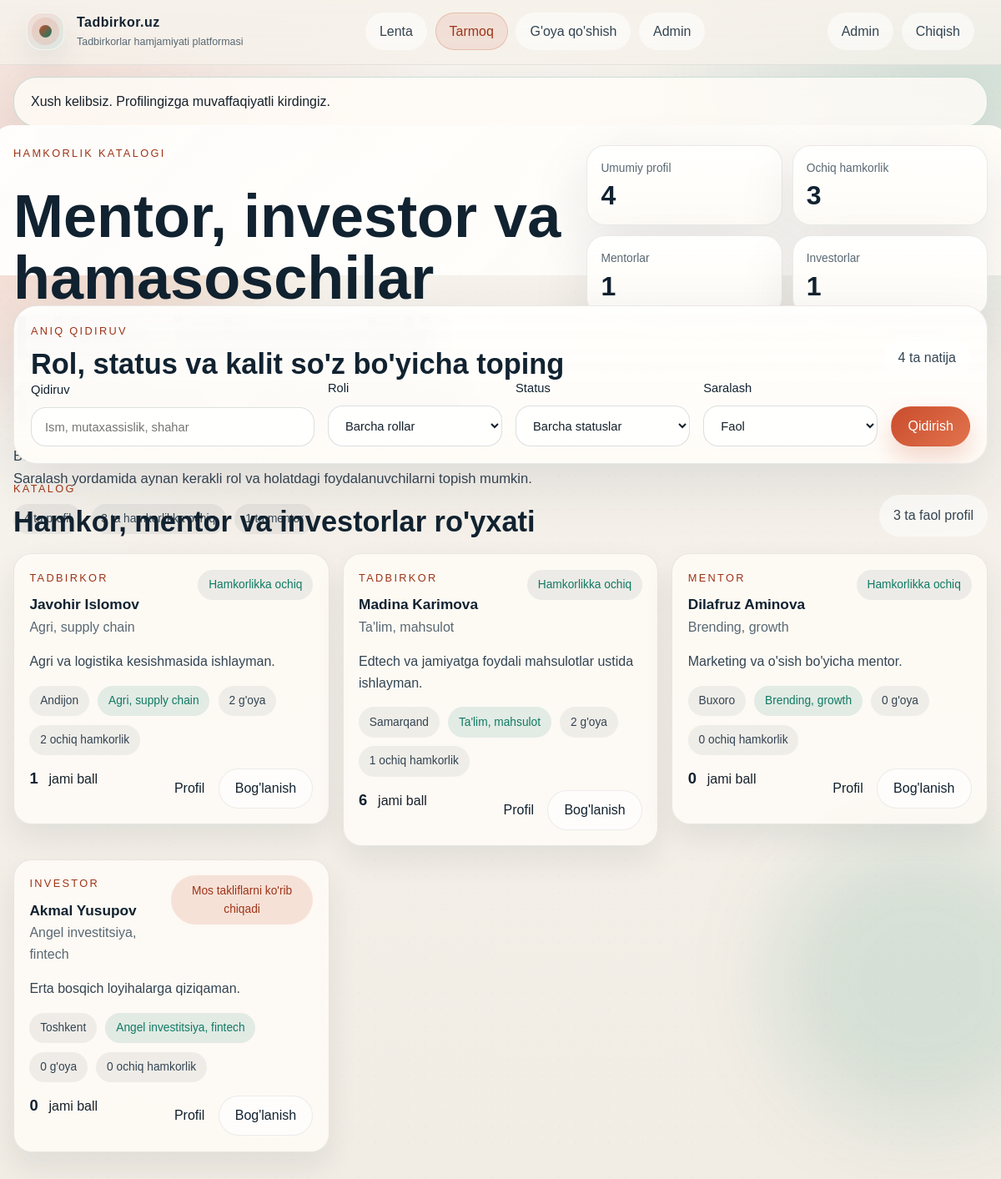
/?page=network (signed in), run on the app's committed database.
### tables this page shows
CREATE TABLE `users` (
  `id` int(10) UNSIGNED NOT NULL,
  `name` varchar(120) NOT NULL,
  `email` varchar(190) NOT NULL,
  `password_hash` varchar(255) NOT NULL,
  `role` enum('founder','investor','mentor','admin') NOT NULL DEFAULT 'founder',
  `bio` text DEFAULT NULL,
  `location` varchar(120) DEFAULT NULL,
  `expertise` varchar(180) DEFAULT NULL,
  `contact_link` varchar(255) DEFAULT NULL,
  `collaboration_status` enum('available','selective','busy') NOT NULL DEFAULT 'available',
  `created_at` datetime NOT NULL,
  `last_seen` datetime DEFAULT NULL
);

### app/core/helpers.php (called while the page is built, shortened)
<?php
function e(?string $value = null): string
{
    return htmlspecialchars((string) $value, ENT_QUOTES, 'UTF-8');
}
function flash(string $key, ?string $message = null): ?string
{
    if (!isset($_SESSION['_flash'][$key])) {
        return null;
    }
    $value = $_SESSION['_flash'][$key];
    return $value;
}
function csrf_token(): string
{
    return $_SESSION['_csrf'];
}
function current_user(): ?array
{
    global $auth;
    return $auth->user();
}
function asset(string $path): string
{
    return '/' . ltrim($path, '/');
}
function role_label(string $role): string
{
    $map = [
        'founder' => 'Tadbirkor',
        'investor' => 'Investor',
        'mentor' => 'Mentor',
        'admin' => 'Boshqaruv',
    ];
    return $map[$role] ?? ucfirst($role);
}
function collaboration_status_label(string $status): string
{
    $map = [
        'available' => 'Hamkorlikka ochiq',
        'selective' => 'Mos takliflarni ko\'rib chiqadi',
        'busy' => 'Hozir band',
    ];
    return $map[$status] ?? ucfirst($status);
}
function external_link(?string $value): string
{
    $value = trim((string) $value);
    if (preg_match('/^https?:\/\//i', $value)) {
        return $value;
    }
    if (strpos($value, '@') === 0) {
        return 'https://t.me/' . ltrim($value, '@');
    }
    if (filter_var($value, FILTER_VALIDATE_EMAIL)) {
        return 'mailto:' . $value;
    }
    return 'https://' . ltrim($value, '/');
}
function excerpt(string $text, int $limit = 220): string
{
    $clean = trim(preg_replace('/\s+/', ' ', $text) ?? '');
    if (function_exists('mb_strlen') && function_exists('mb_substr')) {
        if (mb_strlen($clean) <= $limit) {
            return $clean;
        }
        return rtrim(mb_substr($clean, 0, max(0, $limit - 3))) . '...';
    }
    return rtrim(substr($clean, 0, $limit - 3)) . '...';
}
function render(string $view, array $data = []): void
{
    global $config, $dbError;
    extract($data, EXTR_SKIP);
    require __DIR__ . '/../views/layout.php';
}

### bootstrap.php (called while the page is built, shortened)
<?php
$config = require __DIR__ . '/app/config/config.php';
require_once __DIR__ . '/app/core/helpers.php';
require_once __DIR__ . '/app/core/Database.php';
require_once __DIR__ . '/app/core/Auth.php';
$dbError = null;
try {
    $db = new App\Core\Database($config['db']);
    $auth = new App\Core\Auth($db);
} catch (Throwable $exception) {
    $dbError = $exception->getMessage();
}

### app/config/config.php (called while the page is built, shortened)
<?php
$dbHost = getenv('DB_HOST') ?: '127.0.0.1';
$dbPort = getenv('DB_PORT') ?: '3306';
$dbName = getenv('DB_NAME') ?: 'tadbirkor';
$dbUser = getenv('DB_USER') ?: 'tadbirkor';
$dbPass = getenv('DB_PASSWORD') !== false ? getenv('DB_PASSWORD') : 'tadbirkor_pass';
return array (
  'app_name' => getenv('APP_NAME') ?: 'Tadbirkor.uz',
  'base_url' => getenv('APP_URL') ?: '',
  'timezone' => 'Asia/Tashkent',
  'contest' =>
  array (
    'monthly_prize' => 'Ekspert sessiyasi + bosh sahifada alohida joy + mentor fikri',
  ),
  'db' =>
  array (
    'host' => $dbHost,
    'port' => $dbPort,
    'database' => $dbName,
    'username' => $dbUser,
    'password' => $dbPass,
    'charset' => 'utf8mb4',
  ),
);

### app/core/Database.php (called while the page is built, shortened)
<?php
class Database
{
    private PDO $pdo;
    public function __construct(array $config)
    {
        $host = $config['host'] ?? '127.0.0.1';
        $port = $config['port'] ?? '3306';
        $database = $config['database'] ?? '';
        $charset = $config['charset'] ?? 'utf8mb4';
        $username = $config['username'] ?? 'root';
        $password = $config['password'] ?? '';
        $dsn = sprintf(
            'mysql:host=%s;port=%s;dbname=%s;charset=%s',
            $host,
            $port,
            $database,
            $charset
        );
        try {
            $this->pdo = new PDO($dsn, $username, $password, [
                PDO::ATTR_ERRMODE => PDO::ERRMODE_EXCEPTION,
                PDO::ATTR_DEFAULT_FETCH_MODE => PDO::FETCH_ASSOC,
                PDO::ATTR_EMULATE_PREPARES => false,
            ]);
        } catch (PDOException $exception) {
            throw new PDOException(
                'MySQL ulanishida xatolik. `app/config/config.php` faylini tekshiring va `database/schema.sql` ni import qiling.'
            );
        }
    }
    public function fetchAll(string $sql, array $params = []): array
    {
        $statement = $this->pdo->prepare($sql);
        $statement->execute($params);
        return $statement->fetchAll();
    }
    public function fetchOne(string $sql, array $params = []): ?array
    {
        $statement = $this->pdo->prepare($sql);
        $statement->execute($params);
        $result = $statement->fetch();
        return $result === false ? null : $result;
    }
}

### app/core/Auth.php (called while the page is built, shortened)
<?php
class Auth
{
    private Database $db;
    private ?array $user = null;
    public function __construct(Database $db)
    {
        $this->db = $db;
    }
    public function user(): ?array
    {
        if ($this->user !== null) {
            return $this->user;
        }
        $this->user = $this->db->fetchOne(
            'SELECT id, name, email, role, bio, location, expertise, contact_link, collaboration_status, created_at, last_seen
             FROM users WHERE id = :id LIMIT 1',
            ['id' => (int) $_SESSION['user_id']]
        );
        return $this->user;
    }
}

### app/core/IdeaService.php (called while the page is built, shortened)
<?php
class IdeaService
{
    private Database $db;
    public function __construct(Database $db)
    {
        $this->db = $db;
    }
    public function peopleDirectory(array $filters = []): array
    {
        $where = ['u.role <> \'admin\''];
        $params = [];
        $limit = max(1, min(36, (int) ($filters['limit'] ?? 18)));
        $orderBy = 'collaboration_rank ASC, COALESCE(open_ideas_count, 0) DESC, COALESCE(total_score, 0) DESC, u.last_seen DESC';
        $sql = '
            SELECT
                u.id,
                u.name,
                u.email,
                u.role,
                u.bio,
                u.location,
                u.expertise,
                u.contact_link,
                u.collaboration_status,
                u.created_at,
                u.last_seen,
                COALESCE(i.ideas_count, 0) AS ideas_count,
                COALESCE(i.open_ideas_count, 0) AS open_ideas_count,
                COALESCE(s.total_score, 0) AS total_score,
                CASE
                    WHEN u.collaboration_status = \'available\' THEN 0
                    WHEN u.collaboration_status = \'selective\' THEN 1
                    ELSE 2
                END AS collaboration_rank
            FROM users u
            LEFT JOIN (
                SELECT
                    user_id,
                    COUNT(*) AS ideas_count,
                    SUM(CASE WHEN collaboration_open = 1 THEN 1 ELSE 0 END) AS open_ideas_count
                FROM ideas
                WHERE status = \'published\'
                GROUP BY user_id
            ) i ON i.user_id = u.id
            LEFT JOIN (
                SELECT
                    t.user_id,
                    SUM(t.idea_score) AS total_score
                FROM (
                    SELECT
                        i.user_id,
                        COALESCE(v.score, 0) AS idea_score
                    FROM ideas i
                    LEFT JOIN (
                        SELECT idea_id, SUM(vote) AS score
                        FROM idea_votes
                        GROUP BY idea_id
                    ) v ON v.idea_id = i.id
                    WHERE i.status = \'published\'
                ) t
                GROUP BY t.user_id
            ) s ON s.user_id = u.id
        ';
        if ($where !== []) {
            $sql .= ' WHERE ' . implode(' AND ', $where);
        }
        $sql .= ' ORDER BY ' . $orderBy . ' LIMIT ' . $limit;
        return $this->db->fetchAll($sql, $params);
    }
}

### app/views/partials/person-card.php (the view)
<article class="person-card">
    <div class="person-card__head">
        <div>
            <p class="eyebrow"><?= e(role_label($person['role'])) ?></p>
            <strong><a href="/?page=profile&id=<?= (int) $person['id'] ?>"><?= e($person['name']) ?></a></strong>
            <p><?= e($person['expertise'] ?: 'Hamkorlik va tarmoq uchun profil ochiq.') ?></p>
        </div>
        <span class="status-pill status-pill--<?= e($person['collaboration_status']) ?>">
            <?= e(collaboration_status_label($person['collaboration_status'])) ?>
        </span>
    </div>
    <p class="person-card__bio"><?= e(excerpt($person['bio'] ?: 'Hamkorlik va tarmoq uchun profil ochiq.', 140)) ?></p>
    <div class="chip-row">
        <?php if (!empty($person['location'])): ?>
            <span class="chip"><?= e($person['location']) ?></span>
        <?php endif; ?>
        <?php if (!empty($person['expertise'])): ?>
            <span class="chip chip--accent"><?= e($person['expertise']) ?></span>
        <?php endif; ?>
        <span class="chip"><?= (int) $person['ideas_count'] ?> g'oya</span>
        <span class="chip"><?= (int) $person['open_ideas_count'] ?> ochiq hamkorlik</span>
    </div>
    <div class="person-card__footer">
        <div class="person-card__metric">
            <strong><?= (int) $person['total_score'] ?></strong>
            <span>jami ball</span>
        </div>
        <div class="idea-actions">
            <a class="action-btn action-btn--link" href="/?page=profile&id=<?= (int) $person['id'] ?>">Profil</a>
            <?php if (!empty($person['contact_link'])): ?>
                <a class="action-btn" href="<?= e(external_link($person['contact_link'])) ?>" target="_blank" rel="noopener noreferrer">Bog'lanish</a>
            <?php endif; ?>
        </div>
    </div>
</article>

### app/views/layout.php (shortened to what this page needs)
<?php
$currentUser = current_user();
$successMessage = flash('success');
$page = $page ?? 'home';
?>
<!doctype html>
<html lang="uz">
<head>
    <link rel="stylesheet" href="<?= e(asset('assets/css/app.css')) ?>">
</head>
<body class="<?= e($pageClass ?? '') ?>" data-csrf="<?= e(csrf_token()) ?>" data-db-ready="<?= $dbError === null ? '1' : '0' ?>">
    <div class="site-backdrop" aria-hidden="true"></div>
    <div class="noise-layer" aria-hidden="true"></div>
    <header class="topbar">
        <div class="topbar__inner">
            <a class="brand" href="/?page=home">
                <span class="brand__mark">
                    <span class="brand__pulse"></span>
                </span>
                <span class="brand__text">
                    <strong>Tadbirkor.uz</strong>
                    <small>Tadbirkorlar hamjamiyati platformasi</small>
                </span>
            </a>
            <nav class="topbar__nav">
                <div class="topbar__nav-group">
                    <a href="/?page=home" class="<?= $page === 'home' ? 'is-active' : '' ?>">Lenta</a>
                    <a href="/?page=network" class="<?= $page === 'network' ? 'is-active' : '' ?>">Tarmoq</a>
                    <a href="/?page=create" class="<?= $page === 'create' ? 'is-active' : '' ?>">G'oya qo'shish</a>
                    <?php if ($currentUser && $currentUser['role'] === 'admin'): ?>
                        <a href="/?page=admin" class="<?= $page === 'admin' ? 'is-active' : '' ?>">Admin</a>
                    <?php endif; ?>
                </div>
            </nav>
            <div class="topbar__auth">
                <?php if ($currentUser): ?>
                    <a class="ghost-chip <?= $page === 'profile' ? 'is-active' : '' ?>" href="/?page=profile&id=<?= (int) $currentUser['id'] ?>">
                        <?= e($currentUser['name']) ?>
                    </a>
                    <a class="btn btn--ghost" href="/?page=logout">Chiqish</a>
                <?php else: ?>
                    <a class="btn btn--ghost" href="/?page=login">Kirish</a>
                    <a class="btn btn--primary" href="/?page=register">Boshlash</a>
                <?php endif; ?>
            </div>
        </div>
    </header>
    <?php if ($successMessage): ?>
        <section class="flash flash--success"><?= e($successMessage) ?></section>
    <?php endif; ?>
    <main class="page-shell">
        <?php require $viewFile; ?>
    </main>
</body>
</html>

### app/views/network.php (shortened to what this page needs)
<?php
$totalPeople = count($people);
$openPeople = count(array_filter($people, static fn (array $person): bool => ($person['collaboration_status'] ?? '') === 'available'));
$mentorCount = count(array_filter($people, static fn (array $person): bool => ($person['role'] ?? '') === 'mentor'));
$investorCount = count(array_filter($people, static fn (array $person): bool => ($person['role'] ?? '') === 'investor'));
?>
<section class="hero hero--compact">
    <div class="hero__content">
        <p class="eyebrow">Hamkorlik katalogi</p>
        <h1>Mentor, investor va hamasoschilar bilan ishonchli tarmoq yarating.</h1>
        <p class="hero__lead">
            Bu bo'limda faol profil, ekspertiza va aloqa ko'rinishida kerakli odamlarga tez chiqasiz.
            Saralash yordamida aynan kerakli rol va holatdagi foydalanuvchilarni topish mumkin.
        </p>
        <div class="hero__trust">
            <span class="trust-pill"><?= $totalPeople ?> ta profil</span>
            <span class="trust-pill"><?= $openPeople ?> ta hamkorlikka ochiq</span>
            <span class="trust-pill"><?= $mentorCount ?> ta mentor</span>
        </div>
    </div>
    <div class="hero__panel">
        <div class="metric-grid metric-grid--tight">
            <article class="metric-card">
                <span class="metric-card__label">Umumiy profil</span>
                <strong><?= $totalPeople ?></strong>
            </article>
            <article class="metric-card">
                <span class="metric-card__label">Ochiq hamkorlik</span>
                <strong><?= $openPeople ?></strong>
            </article>
            <article class="metric-card">
                <span class="metric-card__label">Mentorlar</span>
                <strong><?= $mentorCount ?></strong>
            </article>
            <article class="metric-card">
                <span class="metric-card__label">Investorlar</span>
                <strong><?= $investorCount ?></strong>
            </article>
        </div>
    </div>
</section>
<section class="filter-panel">
    <div class="section-head">
        <div>
            <p class="eyebrow">Aniq qidiruv</p>
            <h2>Rol, status va kalit so'z bo'yicha toping</h2>
        </div>
        <div class="section-head__actions">
            <span class="ghost-chip"><?= $totalPeople ?> ta natija</span>
        </div>
    </div>
    <form method="get" class="filter-form">
        <label>
            <span>Qidiruv</span>
            <input type="search" name="q" value="<?= e($networkFilters['q'] ?? '') ?>" placeholder="Ism, mutaxassislik, shahar">
        </label>
        <label>
            <span>Roli</span>
            <select name="role">
                <option value="">Barcha rollar</option>
            </select>
        </label>
        <label>
            <span>Status</span>
            <select name="status">
                <option value="">Barcha statuslar</option>
            </select>
        </label>
        <label>
            <span>Saralash</span>
            <select name="sort">
                <option value="active" <?= ($networkFilters['sort'] ?? '') === 'active' ? 'selected' : '' ?>>Faol</option>
            </select>
        </label>
        <button class="btn btn--primary" type="submit">Qidirish</button>
    </form>
</section>
<section class="section-head">
    <div>
        <p class="eyebrow">Katalog</p>
        <h2>Hamkor, mentor va investorlar ro'yxati</h2>
    </div>
    <div class="section-head__actions">
        <span class="ghost-chip"><?= $openPeople ?> ta faol profil</span>
    </div>
</section>
<section class="people-grid">
    <?php foreach ($people as $person): ?>
        <?php require __DIR__ . '/partials/person-card.php'; ?>
    <?php endforeach; ?>
</section>

### data on the page
users: name "Admin"
users: role "TADBIRKOR", name "Javohir Islomov", expertise "Agri, supply chain", collaboration_status "Hamkorlikka ochiq", bio "Agri va logistika kesishmasida ishlayman.", location "Andijon", ideas_count "2", open_ideas_count "2", total_score "1"
users: role "TADBIRKOR", name "Madina Karimova", expertise "Ta'lim, mahsulot", collaboration_status "Hamkorlikka ochiq", bio "Edtech va jamiyatga foydali mahsulotlar ustida ishlayman.", location "Samarqand", ideas_count "2", open_ideas_count "1", total_score "6"
users: role "MENTOR", name "Dilafruz Aminova", expertise "Brending, growth", collaboration_status "Hamkorlikka ochiq", bio "Marketing va o'sish bo'yicha mentor.", location "Buxoro", ideas_count "0", open_ideas_count "0", total_score "0"
users: role "INVESTOR", name "Akmal Yusupov", expertise "Angel investitsiya, fintech", collaboration_status "Mos takliflarni ko'rib chiqadi", bio "Erta bosqich loyihalarga qiziqaman.", location "Toshkent", ideas_count "0", open_ideas_count "0", total_score "0"

### other printed values
$successMessage "Xush kelibsiz. Profilingizga muvaffaqiyatli kirdingiz."
$totalPeople "4"
$openPeople "3"
$mentorCount "1"
$investorCount "1"
